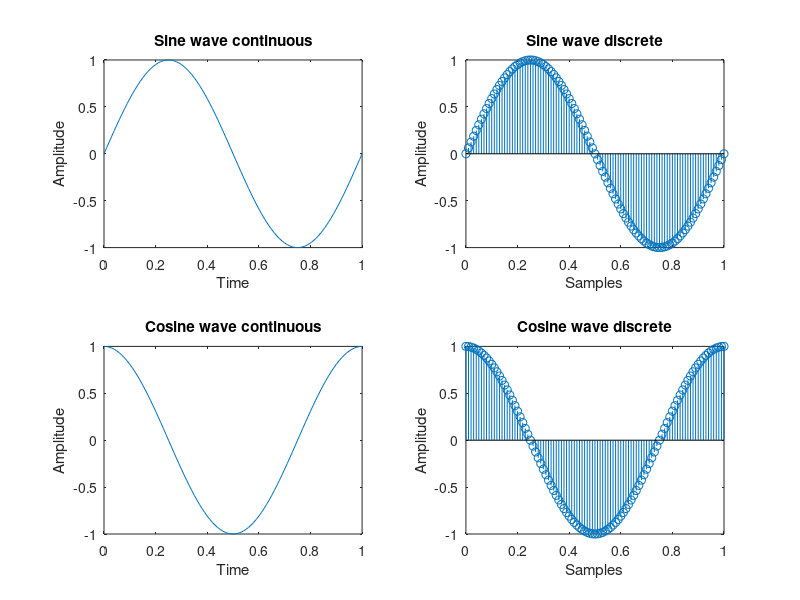

The MATLAB source for this figure:
s=100;
f=1;
t=0:1/s:1;

y=sin(2*pi*f*t);

subplot(2,2,1)
plot(t,y);
xlabel('Time');
ylabel('Amplitude');
title('Sine wave continuous');

subplot(2,2,2);
stem(t,y);
xlabel('Samples');
ylabel('Amplitude');
title('Sine wave discrete');


y=cos(2*pi*f*t);

subplot(2,2,3);
plot(t,y);
xlabel('Time');
ylabel('Amplitude');
title('Cosine wave continuous');

subplot(2,2,4);
stem(t,y);
xlabel('Samples');
ylabel('Amplitude');
title('Cosine wave discrete');

